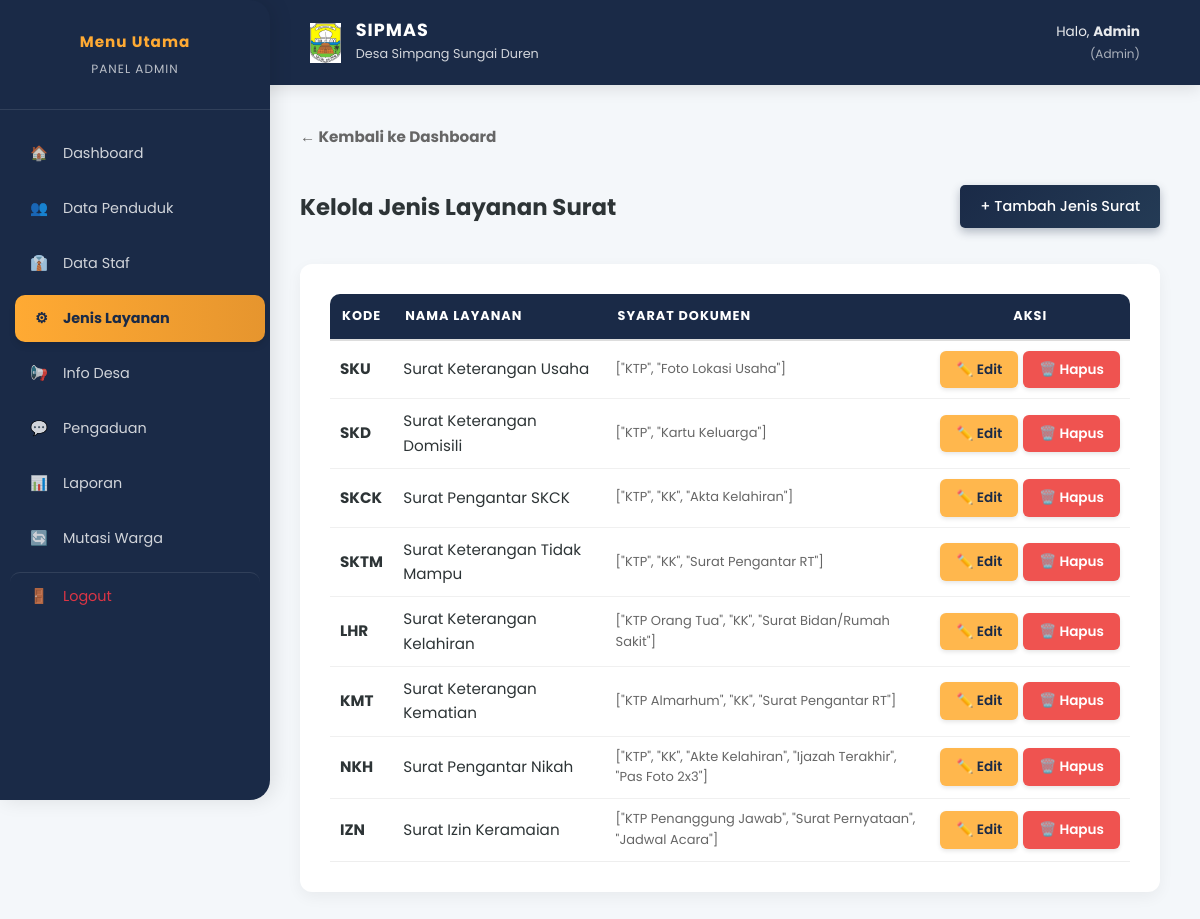
Page /index.php?page=kelola_layanan (signed in) on the committed database.
### tables this page shows
CREATE TABLE `jenis_layanan` (
  `id` int(11) NOT NULL,
  `nama_layanan` varchar(100) NOT NULL,
  `kode_surat` varchar(20) NOT NULL,
  `syarat_dokumen` text DEFAULT NULL,
  `is_active` tinyint(1) DEFAULT 1
);

### controllers/LayananController.php (called while the page is built, shortened)
<?php
class LayananController {
    private $conn;
    public function __construct($db) {
        $this->conn = $db;
    }
    public function getAllLayanan() {
        $query = "SELECT * FROM jenis_layanan ORDER BY id ASC";
        $stmt = $this->conn->prepare($query);
        $stmt->execute();
        return $stmt->fetchAll();
    }
}
?>

### views/admin/layanan_list.php (the view)
<section id="kelola-layanan">
    <div style="text-align: left; margin-bottom: 20px;">
        <a href="index.php?page=dashboard_admin" style="text-decoration: none; color: #666; font-weight: bold;">
            &larr; Kembali ke Dashboard
        </a>
    </div>
    <div style="display: flex; justify-content: space-between; align-items: center; margin-bottom: 20px;">
        <h2>Kelola Jenis Layanan Surat</h2>
        <a href="index.php?page=form_layanan" class="btn-primary" style="background: var(--primary-color); color: white; padding: 10px 20px; text-decoration: none; border-radius: 5px;">
            + Tambah Jenis Surat
        </a>
    </div>
    <div class="card">
        <table style="width: 100%; border-collapse: collapse;">
            <thead>
                <tr style="background: #f8f9fa; border-bottom: 2px solid #ddd;">
                    <th style="padding: 12px; text-align: left;">Kode</th>
                    <th style="padding: 12px; text-align: left;">Nama Layanan</th>
                    <th style="padding: 12px; text-align: left;">Syarat Dokumen</th>
                    <th style="padding: 12px; text-align: center;">Aksi</th>
                </tr>
            </thead>
            <tbody>
                <?php if(empty($daftarLayanan)): ?>
                    <tr><td colspan="4" style="text-align:center; padding: 20px;">Belum ada jenis layanan.</td></tr>
                <?php else: ?>
                    <?php foreach($daftarLayanan as $l): ?>
                    <tr style="border-bottom: 1px solid #eee;">
                        <td style="padding: 10px;"><strong><?= $l->kode_surat ?></strong></td>
                        <td style="padding: 10px;"><?= $l->nama_layanan ?></td>
                        <td style="padding: 10px; font-size: 13px; color: #666;">
                            <?= $l->syarat_dokumen ?>
                        </td>
                        <td style="padding: 10px; text-align: center;">
                            <div style="display: flex; gap: 5px; justify-content: center;">
                                <a href="index.php?page=form_layanan&id=<?= $l->id ?>" class="btn-action btn-edit" style="min-width: auto;">
                                    ✏️ Edit
                                </a>
                                <a href="#"
                                    onclick="showPopup('delete', 'Hapus Layanan?', 'Jenis surat <?= htmlspecialchars($l->nama_layanan) ?> akan dihapus.', () => window.location.href='index.php?action=hapus_layanan&id=<?= $l->id ?>')"
                                    class="btn-action btn-delete" style="min-width: auto;">
                                        🗑️ Hapus
                                </a>
                            </div>
                        </td>
                    </tr>
                    <?php endforeach; ?>
                <?php endif; ?>
            </tbody>
        </table>
    </div>
</section>

### assets/css/style.css (style rules this page uses)
:root { --primary: #1a2a47; --primary-gradient: linear-gradient(135deg, #1a2a47 0%, #243b55 100%); --accent: #ffaa33; --accent-gradient: linear-gradient(135deg, #ffaa33 0%, #e6952e 100%); --primary-color: #1a2a47; --accent-color: #ffaa33; --success-color: #28a745; --danger-color: #dc3545; --success: #28a745; --danger: #dc3545; --warning: #ffc107; --bg-body: #f4f7fa; --bg-glass: rgba(255, 255, 255, 0.95); --bg-card: #ffffff; --text-main: #2d3436; --text-muted: #636e72; --radius: 12px; --shadow-soft: 0 5px 15px rgba(0, 0, 0, 0.05); --shadow-float: 0 15px 35px rgba(26, 42, 71, 0.15); --transition: all 0.3s cubic-bezier(0.4, 0, 0.2, 1); }
* { box-sizing: border-box; }
body { font-family: 'Poppins', sans-serif; background-color: var(--bg-body); color: var(--text-main); margin: 0; padding: 0; font-size: 0.95rem; line-height: 1.6; }
.card { background: var(--bg-card); border-radius: var(--radius); box-shadow: var(--shadow-soft); padding: 30px; margin-bottom: 30px; border: none; transition: var(--transition); position: relative; overflow: hidden; }
.btn-action { display: inline-flex; align-items: center; justify-content: center; gap: 8px; padding: 8px 16px; border-radius: 6px; font-weight: 600; font-size: 0.85rem; text-decoration: none; border: none; cursor: pointer; transition: all 0.2s ease; white-space: nowrap; box-shadow: 0 2px 4px rgba(0,0,0,0.1); min-width: 100px; }
.btn-edit { background-color: #ffb74d; color: #1a2a47; }
.btn-delete { background-color: #ef5350; color: white; }
.btn-primary, button { background: var(--primary) !important; background: var(--primary-gradient) !important; color: white !important; padding: 10px 22px; border-radius: 8px; border: none; cursor: pointer; font-size: 0.9rem; font-weight: 500; box-shadow: 0 4px 10px rgba(26, 42, 71, 0.3); text-decoration: none; display: inline-block; transition: var(--transition); }
table { width: 100%; border-collapse: separate; border-spacing: 0; background: white; }
table th { background-color: var(--primary); color: white; padding: 18px; text-transform: uppercase; font-size: 0.8rem; letter-spacing: 1px; text-align: left; }
table th:first-child { border-top-left-radius: 10px; }
table th:last-child { border-top-right-radius: 10px; }
table td { padding: 18px; border-bottom: 1px solid #f0f0f0; vertical-align: middle; }
table tr:last-child td { border-bottom: none; }
td div[style*="display: flex"] { flex-wrap: nowrap; }

### rows in the picture
jenis_layanan: kode_surat "SKU", nama_layanan "Surat Keterangan Usaha", syarat_dokumen "[\"KTP\", \"Foto Lokasi Usaha\"]"
jenis_layanan: kode_surat "SKD", nama_layanan "Surat Keterangan Domisili", syarat_dokumen "[\"KTP\", \"Kartu Keluarga\"]"
jenis_layanan: kode_surat "SKCK", nama_layanan "Surat Pengantar SKCK", syarat_dokumen "[\"KTP\", \"KK\", \"Akta Kelahiran\"]"
jenis_layanan: kode_surat "SKTM", nama_layanan "Surat Keterangan Tidak Mampu", syarat_dokumen "[\"KTP\", \"KK\", \"Surat Pengantar RT\"]"
jenis_layanan: kode_surat "LHR", nama_layanan "Surat Keterangan Kelahiran", syarat_dokumen "[\"KTP Orang Tua\", \"KK\", \"Surat Bidan/Rumah Sakit\"]"
jenis_layanan: kode_surat "KMT", nama_layanan "Surat Keterangan Kematian", syarat_dokumen "[\"KTP Almarhum\", \"KK\", \"Surat Pengantar RT\"]"
jenis_layanan: kode_surat "NKH", nama_layanan "Surat Pengantar Nikah", syarat_dokumen "[\"KTP\", \"KK\", \"Akte Kelahiran\", \"Ijazah Terakhir\", \"Pas Foto 2x3\"]"
jenis_layanan: kode_surat "IZN", nama_layanan "Surat Izin Keramaian", syarat_dokumen "[\"KTP Penanggung Jawab\", \"Surat Pernyataan\", \"Jadwal Acara\"]"

### other values in the picture
$nama "Admin"
$role "Admin"
$role "ADMIN"
